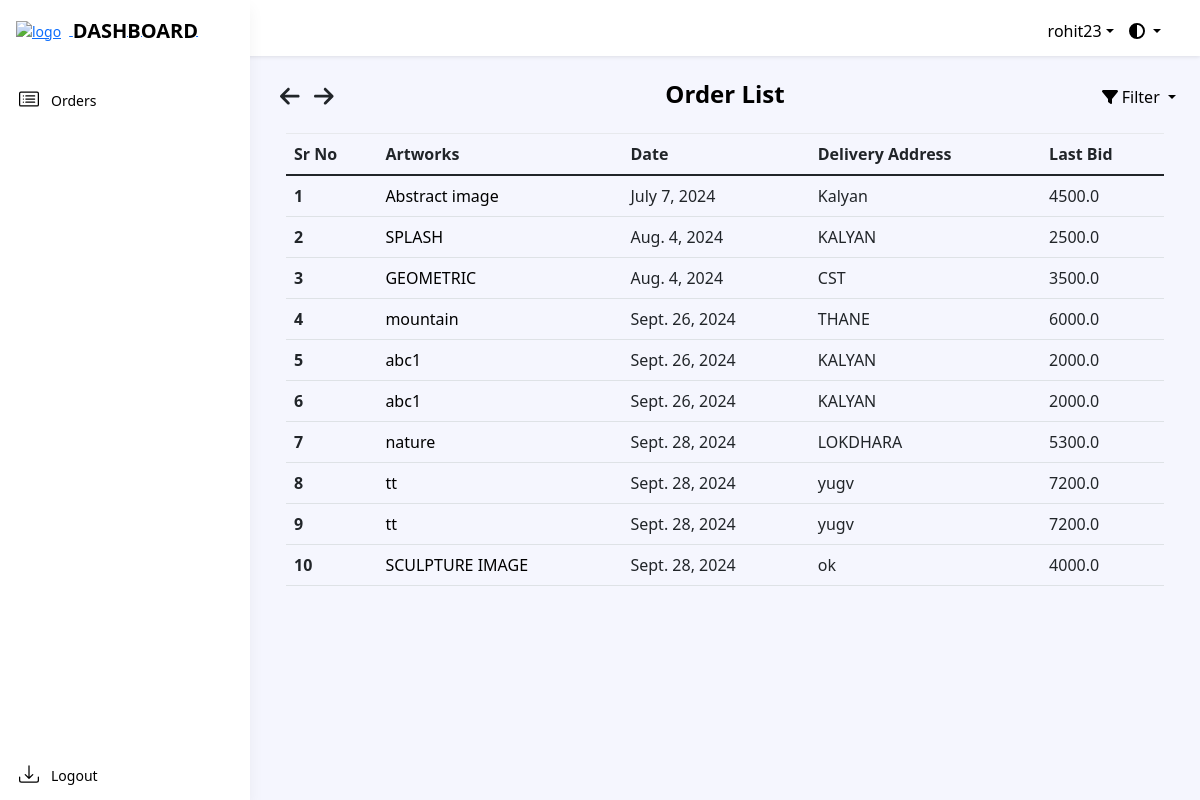
The app's page /dashboard/order/ (signed in), older data.
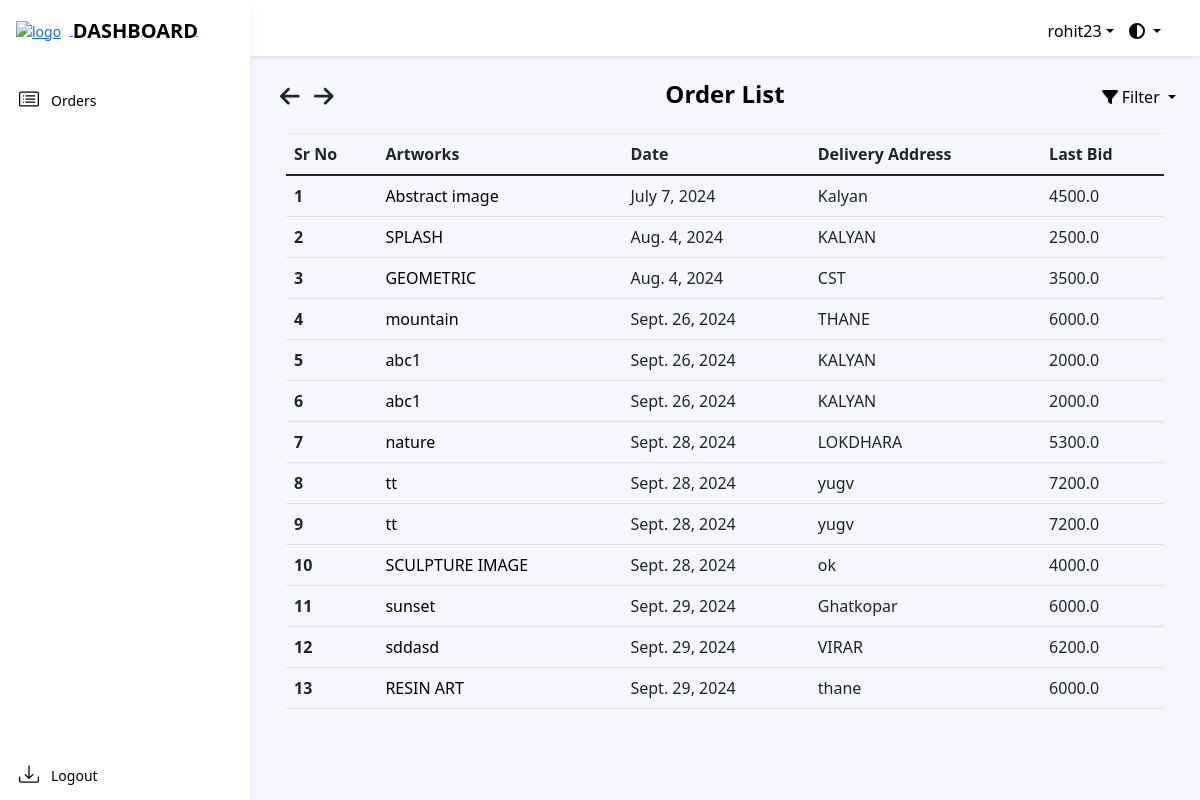
The same page, newer data.
### dashboard/models.py (models this page shows, shortened)
class OrderModel(models.Model):
    user = models.ForeignKey(settings.AUTH_USER_MODEL, on_delete=models.CASCADE)
    product = models.ForeignKey(Artwork, on_delete=models.CASCADE)
    order_date = models.DateField(auto_now_add=True)
    order_qty = models.IntegerField(default=0, null=False)
    delivery_at = models.TextField(default=" ", null=False)
    order_price = models.FloatField(default=0, null=False)

class Artwork(models.Model):
    product_id = models.CharField(max_length=255, default="")
    product_name = models.CharField(max_length=255, default="", blank=False, null=False)
    product_price = models.IntegerField(default=0, null=False)
    opening_bid = models.IntegerField(default=0)
    product_cat = models.ForeignKey('Catalogue', on_delete=models.CASCADE)
    product_qty = models.IntegerField(default=0)
    product_image = models.ImageField(upload_to='arts/')
    dimension_unit = models.CharField(max_length=2, choices=[('cm', 'Centimeters'), ('ft', 'Feet')])
    length_in_centimeters = models.FloatField(default=0.0, blank=True, null=True)
    width_in_centimeters = models.FloatField(default=0.0, blank=True, null=True)
    foot = models.FloatField(default=0, blank=True, null=True)
    inches = models.FloatField(default=0, blank=True, null=True)
    created_at = models.DateField(default=timezone.now)  # Default to current time zone's now
    end_date = models.DateField()
    user = models.ForeignKey(settings.AUTH_USER_MODEL, on_delete=models.CASCADE)
    is_sold = models.BooleanField(default=False)
    is_purchased = models.BooleanField(default=False)
    def __str__(self):
        return self.product_name

### dashboard/views.py (the view)
# urls.py: path('order/', views.OrderListView.as_view(), name="order_list"),
class OrderListView(LoginRequiredMixin, ListView):
    model = OrderModel
    template_name = 'dashboard/ordermodel_list.html'
    def get_queryset(self):
        queryset = OrderModel.objects.all()
        if self.request.user.groups.filter(name='SellerGroup').exists():
            queryset = queryset.filter(product__user=self.request.user)
        else:
            queryset = queryset.filter(user=self.request.user)
        filter_param = self.request.GET.get('filter')
        if filter_param == 'asc':
            queryset = queryset.order_by('order_date')
        elif filter_param == 'desc':
            queryset = queryset.order_by('-order_date')
        return queryset

### art/context_processors.py (called while the page is built)
def catalogue_list(request):
    return {"catalogue_list": Catalogue.objects.all()}

### dashboard/models.py (called while the page is built)
    def __str__(self):
        return self.cat_name

### dashboard/templatetags/auth_extras.py (called while the page is built)
@register.filter(name='has_group')
def has_group(user, group_name):
    group = Group.objects.get(name=group_name)
    return True if group in user.groups.all() else False

### templates/dashboard/ordermodel_list.html (shortened to what this page needs)
{% extends './base.html' %}
{% load static %}
{% block links %}
<link rel="stylesheet" href="{% static 'dashboard/css/ordermodel_list.css' %}">
<link rel="stylesheet" href="https://stackpath.bootstrapcdn.com/bootstrap/4.5.2/css/bootstrap.min.css">
{% endblock %}
{% block content %}
{% include './includes/header.html' %}
{% include "art/arrow_button.html" %}
{% load auth_extras %}
<div class="app-wrapper">
    <div class="app-content pt-3 p-md-3 p-lg-4">
        <div class="button-container">
            <i class="fa-solid fa-arrow-left" style="cursor:pointer; font-size:1.4rem; margin-right:10px" onclick="goBack()"></i>
            <i class="fa-solid fa-arrow-right" style="cursor:pointer; font-size:1.4rem; margin-right:15px" onclick="goForward()"></i>
        </div>
        <div class="container-xl">
            <h1 class="app-page-title">Order List</h1>
            <div class="filter-dropdown">
                <div class="dropdown-toggle" style="cursor:pointer;" id="filterDropdown" data-toggle="dropdown" aria-haspopup="true" aria-expanded="false">
                    <i class="fa-solid fa-filter"></i> Filter
                </div>
            </div>
            <div class="row g-4 mb-4">
                <table class="table">
                    <thead>
                        <tr>
                            <th scope="col">Sr No</th>
                            <th scope="col">Artworks</th>
                            <th scope="col">Date</th>
                            <th scope="col">Delivery Address</th>
                            <th scope="col">Last Bid</th>
                        </tr>
                    </thead>
                    <tbody>
                        {% for order in object_list %}
                        <tr>
                            <th scope="row">{{ forloop.counter }}</th>
                            <td>
                                <a href="#" class="artworks-order" data-toggle="modal" data-target="#productModal{{ order.product.id }}">{{ order.product }}</a>
                            </td>
                            <td>{{ order.order_date }}</td>
                            <td>{{ order.delivery_at }}</td>
                            <td>{{ order.order_price }}</td>
                        </tr>
                        {% empty %}
                        <tr>
                            <td colspan="7" class="text-center">
                                <h3 class="open-sans-empty">No artworks to show</h3>
                            </td>
                        </tr>
                        {% endfor %}
                    </tbody>
                </table>
            </div>
        </div>
    </div>
</div>
{% endblock %}

Row changes from the older to the newer data that the page shows:
added OrderModel: product "sunset", order_date "Sept. 29, 2024", delivery_at "Ghatkopar", order_price "6000.0"
added OrderModel: product "sddasd", order_date "Sept. 29, 2024", delivery_at "VIRAR", order_price "6200.0"
added OrderModel: product "RESIN ART", order_date "Sept. 29, 2024", delivery_at "thane", order_price "6000.0"
